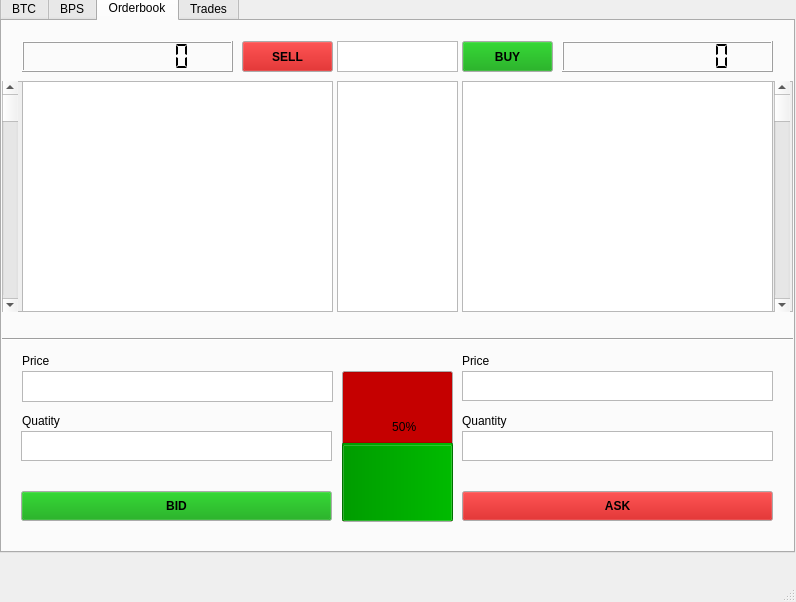
<?xml version="1.0" encoding="UTF-8"?>
<ui version="4.0">
 <class>NODE</class>
 <widget class="QMainWindow" name="NODE">
  <property name="geometry">
   <rect>
    <x>0</x>
    <y>0</y>
    <width>796</width>
    <height>602</height>
   </rect>
  </property>
  <property name="windowTitle">
   <string>NODE</string>
  </property>
  <property name="autoFillBackground">
   <bool>false</bool>
  </property>
  <widget class="QWidget" name="centralwidget">
   <widget class="QTabWidget" name="TabWidget">
    <property name="enabled">
     <bool>true</bool>
    </property>
    <property name="geometry">
     <rect>
      <x>0</x>
      <y>-5</y>
      <width>795</width>
      <height>558</height>
     </rect>
    </property>
    <property name="currentIndex">
     <number>2</number>
    </property>
    <widget class="QWidget" name="tab">
     <attribute name="title">
      <string>BTC</string>
     </attribute>
     <widget class="QTextEdit" name="textEdit_11">
      <property name="geometry">
       <rect>
        <x>150</x>
        <y>60</y>
        <width>601</width>
        <height>31</height>
       </rect>
      </property>
     </widget>
     <widget class="QLabel" name="label_12">
      <property name="geometry">
       <rect>
        <x>40</x>
        <y>310</y>
        <width>151</width>
        <height>20</height>
       </rect>
      </property>
      <property name="text">
       <string>Available balance</string>
      </property>
     </widget>
     <widget class="QLabel" name="label_13">
      <property name="geometry">
       <rect>
        <x>40</x>
        <y>220</y>
        <width>151</width>
        <height>20</height>
       </rect>
      </property>
      <property name="text">
       <string>Orders balance</string>
      </property>
     </widget>
     <widget class="QLabel" name="label_14">
      <property name="geometry">
       <rect>
        <x>40</x>
        <y>130</y>
        <width>151</width>
        <height>20</height>
       </rect>
      </property>
      <property name="text">
       <string>Total balance</string>
      </property>
     </widget>
     <widget class="QListWidget" name="listWidget_4">
      <property name="geometry">
       <rect>
        <x>420</x>
        <y>150</y>
        <width>331</width>
        <height>301</height>
       </rect>
      </property>
     </widget>
     <widget class="QLabel" name="label_15">
      <property name="geometry">
       <rect>
        <x>420</x>
        <y>130</y>
        <width>151</width>
        <height>20</height>
       </rect>
      </property>
      <property name="text">
       <string>Placed orders</string>
      </property>
     </widget>
     <widget class="QLCDNumber" name="lcdNumber_7">
      <property name="geometry">
       <rect>
        <x>40</x>
        <y>150</y>
        <width>261</width>
        <height>31</height>
       </rect>
      </property>
      <property name="acceptDrops">
       <bool>false</bool>
      </property>
      <property name="layoutDirection">
       <enum>Qt::LeftToRight</enum>
      </property>
      <property name="lineWidth">
       <number>1</number>
      </property>
      <property name="midLineWidth">
       <number>0</number>
      </property>
      <property name="smallDecimalPoint">
       <bool>true</bool>
      </property>
      <property name="digitCount">
       <number>8</number>
      </property>
      <property name="mode">
       <enum>QLCDNumber::Dec</enum>
      </property>
      <property name="segmentStyle">
       <enum>QLCDNumber::Flat</enum>
      </property>
      <property name="value" stdset="0">
       <double>0.000000000000000</double>
      </property>
     </widget>
     <widget class="QLCDNumber" name="lcdNumber_8">
      <property name="geometry">
       <rect>
        <x>40</x>
        <y>240</y>
        <width>261</width>
        <height>31</height>
       </rect>
      </property>
      <property name="acceptDrops">
       <bool>false</bool>
      </property>
      <property name="layoutDirection">
       <enum>Qt::LeftToRight</enum>
      </property>
      <property name="lineWidth">
       <number>1</number>
      </property>
      <property name="midLineWidth">
       <number>0</number>
      </property>
      <property name="smallDecimalPoint">
       <bool>true</bool>
      </property>
      <property name="digitCount">
       <number>8</number>
      </property>
      <property name="mode">
       <enum>QLCDNumber::Dec</enum>
      </property>
      <property name="segmentStyle">
       <enum>QLCDNumber::Flat</enum>
      </property>
      <property name="value" stdset="0">
       <double>0.000000000000000</double>
      </property>
     </widget>
     <widget class="QLCDNumber" name="lcdNumber_9">
      <property name="geometry">
       <rect>
        <x>40</x>
        <y>330</y>
        <width>261</width>
        <height>31</height>
       </rect>
      </property>
      <property name="acceptDrops">
       <bool>false</bool>
      </property>
      <property name="layoutDirection">
       <enum>Qt::LeftToRight</enum>
      </property>
      <property name="lineWidth">
       <number>1</number>
      </property>
      <property name="midLineWidth">
       <number>0</number>
      </property>
      <property name="smallDecimalPoint">
       <bool>true</bool>
      </property>
      <property name="digitCount">
       <number>8</number>
      </property>
      <property name="mode">
       <enum>QLCDNumber::Dec</enum>
      </property>
      <property name="segmentStyle">
       <enum>QLCDNumber::Flat</enum>
      </property>
      <property name="value" stdset="0">
       <double>0.000000000000000</double>
      </property>
     </widget>
     <widget class="QScrollBar" name="verticalScrollBar">
      <property name="geometry">
       <rect>
        <x>750</x>
        <y>150</y>
        <width>16</width>
        <height>301</height>
       </rect>
      </property>
      <property name="orientation">
       <enum>Qt::Vertical</enum>
      </property>
     </widget>
     <widget class="QPushButton" name="pushButton_6">
      <property name="geometry">
       <rect>
        <x>40</x>
        <y>60</y>
        <width>111</width>
        <height>31</height>
       </rect>
      </property>
      <property name="text">
       <string>Link address</string>
      </property>
     </widget>
     <widget class="QLCDNumber" name="lcdNumber_10">
      <property name="geometry">
       <rect>
        <x>40</x>
        <y>420</y>
        <width>261</width>
        <height>31</height>
       </rect>
      </property>
      <property name="acceptDrops">
       <bool>false</bool>
      </property>
      <property name="layoutDirection">
       <enum>Qt::LeftToRight</enum>
      </property>
      <property name="lineWidth">
       <number>1</number>
      </property>
      <property name="midLineWidth">
       <number>0</number>
      </property>
      <property name="smallDecimalPoint">
       <bool>true</bool>
      </property>
      <property name="digitCount">
       <number>8</number>
      </property>
      <property name="mode">
       <enum>QLCDNumber::Dec</enum>
      </property>
      <property name="segmentStyle">
       <enum>QLCDNumber::Flat</enum>
      </property>
      <property name="value" stdset="0">
       <double>0.000000000000000</double>
      </property>
     </widget>
     <widget class="QLabel" name="label_5">
      <property name="geometry">
       <rect>
        <x>40</x>
        <y>400</y>
        <width>111</width>
        <height>20</height>
       </rect>
      </property>
      <property name="text">
       <string>Reward balance</string>
      </property>
     </widget>
     <widget class="QScrollArea" name="scrollArea_3">
      <property name="geometry">
       <rect>
        <x>420</x>
        <y>150</y>
        <width>347</width>
        <height>301</height>
       </rect>
      </property>
      <property name="widgetResizable">
       <bool>true</bool>
      </property>
      <widget class="QWidget" name="scrollAreaWidgetContents_3">
       <property name="geometry">
        <rect>
         <x>0</x>
         <y>0</y>
         <width>345</width>
         <height>299</height>
        </rect>
       </property>
      </widget>
     </widget>
     <zorder>scrollArea_3</zorder>
     <zorder>textEdit_11</zorder>
     <zorder>label_12</zorder>
     <zorder>label_13</zorder>
     <zorder>label_14</zorder>
     <zorder>listWidget_4</zorder>
     <zorder>label_15</zorder>
     <zorder>lcdNumber_7</zorder>
     <zorder>lcdNumber_8</zorder>
     <zorder>lcdNumber_9</zorder>
     <zorder>verticalScrollBar</zorder>
     <zorder>pushButton_6</zorder>
     <zorder>lcdNumber_10</zorder>
     <zorder>label_5</zorder>
    </widget>
    <widget class="QWidget" name="tab_2">
     <attribute name="title">
      <string>BPS</string>
     </attribute>
     <widget class="QTextEdit" name="textEdit_12">
      <property name="geometry">
       <rect>
        <x>150</x>
        <y>60</y>
        <width>601</width>
        <height>31</height>
       </rect>
      </property>
     </widget>
     <widget class="QLabel" name="label_9">
      <property name="geometry">
       <rect>
        <x>40</x>
        <y>130</y>
        <width>151</width>
        <height>20</height>
       </rect>
      </property>
      <property name="text">
       <string>Total balance</string>
      </property>
     </widget>
     <widget class="QLabel" name="label_10">
      <property name="geometry">
       <rect>
        <x>40</x>
        <y>220</y>
        <width>151</width>
        <height>20</height>
       </rect>
      </property>
      <property name="text">
       <string>Orders balance</string>
      </property>
     </widget>
     <widget class="QListWidget" name="listWidget_3">
      <property name="geometry">
       <rect>
        <x>420</x>
        <y>150</y>
        <width>331</width>
        <height>301</height>
       </rect>
      </property>
     </widget>
     <widget class="QLabel" name="label_11">
      <property name="geometry">
       <rect>
        <x>40</x>
        <y>310</y>
        <width>151</width>
        <height>20</height>
       </rect>
      </property>
      <property name="text">
       <string>Available balance</string>
      </property>
     </widget>
     <widget class="QLabel" name="label_16">
      <property name="geometry">
       <rect>
        <x>420</x>
        <y>130</y>
        <width>151</width>
        <height>20</height>
       </rect>
      </property>
      <property name="text">
       <string>Placed orders</string>
      </property>
     </widget>
     <widget class="QLCDNumber" name="lcdNumber_4">
      <property name="geometry">
       <rect>
        <x>40</x>
        <y>150</y>
        <width>261</width>
        <height>31</height>
       </rect>
      </property>
      <property name="acceptDrops">
       <bool>false</bool>
      </property>
      <property name="layoutDirection">
       <enum>Qt::LeftToRight</enum>
      </property>
      <property name="lineWidth">
       <number>1</number>
      </property>
      <property name="midLineWidth">
       <number>0</number>
      </property>
      <property name="smallDecimalPoint">
       <bool>true</bool>
      </property>
      <property name="digitCount">
       <number>8</number>
      </property>
      <property name="mode">
       <enum>QLCDNumber::Dec</enum>
      </property>
      <property name="segmentStyle">
       <enum>QLCDNumber::Flat</enum>
      </property>
      <property name="value" stdset="0">
       <double>0.000000000000000</double>
      </property>
     </widget>
     <widget class="QLCDNumber" name="lcdNumber_5">
      <property name="geometry">
       <rect>
        <x>40</x>
        <y>240</y>
        <width>261</width>
        <height>31</height>
       </rect>
      </property>
      <property name="acceptDrops">
       <bool>false</bool>
      </property>
      <property name="layoutDirection">
       <enum>Qt::LeftToRight</enum>
      </property>
      <property name="lineWidth">
       <number>1</number>
      </property>
      <property name="midLineWidth">
       <number>0</number>
      </property>
      <property name="smallDecimalPoint">
       <bool>true</bool>
      </property>
      <property name="digitCount">
       <number>8</number>
      </property>
      <property name="mode">
       <enum>QLCDNumber::Dec</enum>
      </property>
      <property name="segmentStyle">
       <enum>QLCDNumber::Flat</enum>
      </property>
      <property name="value" stdset="0">
       <double>0.000000000000000</double>
      </property>
     </widget>
     <widget class="QLCDNumber" name="lcdNumber_6">
      <property name="geometry">
       <rect>
        <x>40</x>
        <y>330</y>
        <width>261</width>
        <height>31</height>
       </rect>
      </property>
      <property name="acceptDrops">
       <bool>false</bool>
      </property>
      <property name="layoutDirection">
       <enum>Qt::LeftToRight</enum>
      </property>
      <property name="lineWidth">
       <number>1</number>
      </property>
      <property name="midLineWidth">
       <number>0</number>
      </property>
      <property name="smallDecimalPoint">
       <bool>true</bool>
      </property>
      <property name="digitCount">
       <number>8</number>
      </property>
      <property name="mode">
       <enum>QLCDNumber::Dec</enum>
      </property>
      <property name="segmentStyle">
       <enum>QLCDNumber::Flat</enum>
      </property>
      <property name="value" stdset="0">
       <double>0.000000000000000</double>
      </property>
     </widget>
     <widget class="QScrollBar" name="verticalScrollBar_4">
      <property name="geometry">
       <rect>
        <x>750</x>
        <y>150</y>
        <width>16</width>
        <height>301</height>
       </rect>
      </property>
      <property name="orientation">
       <enum>Qt::Vertical</enum>
      </property>
     </widget>
     <widget class="QPushButton" name="pushButton_5">
      <property name="geometry">
       <rect>
        <x>40</x>
        <y>60</y>
        <width>111</width>
        <height>31</height>
       </rect>
      </property>
      <property name="text">
       <string>Link address</string>
      </property>
     </widget>
     <widget class="QLabel" name="label_6">
      <property name="geometry">
       <rect>
        <x>40</x>
        <y>400</y>
        <width>111</width>
        <height>20</height>
       </rect>
      </property>
      <property name="text">
       <string>Reward balance</string>
      </property>
     </widget>
     <widget class="QLCDNumber" name="lcdNumber_11">
      <property name="geometry">
       <rect>
        <x>40</x>
        <y>420</y>
        <width>261</width>
        <height>31</height>
       </rect>
      </property>
      <property name="acceptDrops">
       <bool>false</bool>
      </property>
      <property name="layoutDirection">
       <enum>Qt::LeftToRight</enum>
      </property>
      <property name="lineWidth">
       <number>1</number>
      </property>
      <property name="midLineWidth">
       <number>0</number>
      </property>
      <property name="smallDecimalPoint">
       <bool>true</bool>
      </property>
      <property name="digitCount">
       <number>8</number>
      </property>
      <property name="mode">
       <enum>QLCDNumber::Dec</enum>
      </property>
      <property name="segmentStyle">
       <enum>QLCDNumber::Flat</enum>
      </property>
      <property name="value" stdset="0">
       <double>0.000000000000000</double>
      </property>
     </widget>
     <widget class="QScrollArea" name="scrollArea_4">
      <property name="geometry">
       <rect>
        <x>420</x>
        <y>150</y>
        <width>347</width>
        <height>301</height>
       </rect>
      </property>
      <property name="widgetResizable">
       <bool>true</bool>
      </property>
      <widget class="QWidget" name="scrollAreaWidgetContents_4">
       <property name="geometry">
        <rect>
         <x>0</x>
         <y>0</y>
         <width>345</width>
         <height>299</height>
        </rect>
       </property>
      </widget>
     </widget>
     <zorder>scrollArea_4</zorder>
     <zorder>textEdit_12</zorder>
     <zorder>label_9</zorder>
     <zorder>label_10</zorder>
     <zorder>listWidget_3</zorder>
     <zorder>label_11</zorder>
     <zorder>label_16</zorder>
     <zorder>lcdNumber_4</zorder>
     <zorder>lcdNumber_5</zorder>
     <zorder>lcdNumber_6</zorder>
     <zorder>verticalScrollBar_4</zorder>
     <zorder>pushButton_5</zorder>
     <zorder>label_6</zorder>
     <zorder>lcdNumber_11</zorder>
    </widget>
    <widget class="QWidget" name="tab_3">
     <attribute name="title">
      <string>Orderbook</string>
     </attribute>
     <widget class="QPushButton" name="pushButton">
      <property name="geometry">
       <rect>
        <x>19</x>
        <y>470</y>
        <width>311</width>
        <height>30</height>
       </rect>
      </property>
      <property name="palette">
       <palette>
        <active>
         <colorrole role="Button">
          <brush brushstyle="SolidPattern">
           <color alpha="255">
            <red>0</red>
            <green>156</green>
            <blue>0</blue>
           </color>
          </brush>
         </colorrole>
        </active>
        <inactive>
         <colorrole role="Button">
          <brush brushstyle="SolidPattern">
           <color alpha="255">
            <red>0</red>
            <green>156</green>
            <blue>0</blue>
           </color>
          </brush>
         </colorrole>
        </inactive>
        <disabled>
         <colorrole role="Button">
          <brush brushstyle="SolidPattern">
           <color alpha="255">
            <red>0</red>
            <green>156</green>
            <blue>0</blue>
           </color>
          </brush>
         </colorrole>
        </disabled>
       </palette>
      </property>
      <property name="font">
       <font>
        <bold>true</bold>
       </font>
      </property>
      <property name="text">
       <string>BID</string>
      </property>
     </widget>
     <widget class="QPushButton" name="pushButton_2">
      <property name="geometry">
       <rect>
        <x>460</x>
        <y>470</y>
        <width>311</width>
        <height>30</height>
       </rect>
      </property>
      <property name="palette">
       <palette>
        <active>
         <colorrole role="Button">
          <brush brushstyle="SolidPattern">
           <color alpha="255">
            <red>197</red>
            <green>0</green>
            <blue>0</blue>
           </color>
          </brush>
         </colorrole>
        </active>
        <inactive>
         <colorrole role="Button">
          <brush brushstyle="SolidPattern">
           <color alpha="255">
            <red>197</red>
            <green>0</green>
            <blue>0</blue>
           </color>
          </brush>
         </colorrole>
        </inactive>
        <disabled>
         <colorrole role="Button">
          <brush brushstyle="SolidPattern">
           <color alpha="255">
            <red>197</red>
            <green>0</green>
            <blue>0</blue>
           </color>
          </brush>
         </colorrole>
        </disabled>
       </palette>
      </property>
      <property name="font">
       <font>
        <bold>true</bold>
       </font>
      </property>
      <property name="text">
       <string>ASK</string>
      </property>
     </widget>
     <widget class="QTextEdit" name="textEdit">
      <property name="geometry">
       <rect>
        <x>19</x>
        <y>410</y>
        <width>311</width>
        <height>30</height>
       </rect>
      </property>
      <property name="layoutDirection">
       <enum>Qt::RightToLeft</enum>
      </property>
     </widget>
     <widget class="QTextEdit" name="textEdit_2">
      <property name="geometry">
       <rect>
        <x>20</x>
        <y>350</y>
        <width>311</width>
        <height>31</height>
       </rect>
      </property>
      <property name="layoutDirection">
       <enum>Qt::LeftToRight</enum>
      </property>
      <property name="tabChangesFocus">
       <bool>false</bool>
      </property>
     </widget>
     <widget class="QTextEdit" name="textEdit_3">
      <property name="geometry">
       <rect>
        <x>460</x>
        <y>410</y>
        <width>311</width>
        <height>30</height>
       </rect>
      </property>
     </widget>
     <widget class="QTextEdit" name="textEdit_4">
      <property name="geometry">
       <rect>
        <x>460</x>
        <y>350</y>
        <width>311</width>
        <height>30</height>
       </rect>
      </property>
     </widget>
     <widget class="QLabel" name="label">
      <property name="geometry">
       <rect>
        <x>20</x>
        <y>330</y>
        <width>63</width>
        <height>20</height>
       </rect>
      </property>
      <property name="text">
       <string>Price </string>
      </property>
     </widget>
     <widget class="QLabel" name="label_2">
      <property name="geometry">
       <rect>
        <x>460</x>
        <y>330</y>
        <width>63</width>
        <height>20</height>
       </rect>
      </property>
      <property name="text">
       <string>Price </string>
      </property>
     </widget>
     <widget class="QLabel" name="label_3">
      <property name="geometry">
       <rect>
        <x>20</x>
        <y>390</y>
        <width>63</width>
        <height>20</height>
       </rect>
      </property>
      <property name="text">
       <string>Quatity</string>
      </property>
     </widget>
     <widget class="QLabel" name="label_4">
      <property name="geometry">
       <rect>
        <x>460</x>
        <y>390</y>
        <width>63</width>
        <height>20</height>
       </rect>
      </property>
      <property name="text">
       <string>Quantity</string>
      </property>
     </widget>
     <widget class="QListWidget" name="listWidget">
      <property name="geometry">
       <rect>
        <x>20</x>
        <y>60</y>
        <width>311</width>
        <height>231</height>
       </rect>
      </property>
      <property name="layoutMode">
       <enum>QListView::Batched</enum>
      </property>
      <property name="modelColumn">
       <number>0</number>
      </property>
     </widget>
     <widget class="QListWidget" name="listWidget_2">
      <property name="geometry">
       <rect>
        <x>460</x>
        <y>60</y>
        <width>311</width>
        <height>231</height>
       </rect>
      </property>
      <property name="tabKeyNavigation">
       <bool>false</bool>
      </property>
      <property name="alternatingRowColors">
       <bool>false</bool>
      </property>
      <property name="selectionMode">
       <enum>QAbstractItemView::SingleSelection</enum>
      </property>
      <property name="movement">
       <enum>QListView::Static</enum>
      </property>
      <property name="isWrapping" stdset="0">
       <bool>false</bool>
      </property>
      <property name="resizeMode">
       <enum>QListView::Fixed</enum>
      </property>
      <property name="layoutMode">
       <enum>QListView::Batched</enum>
      </property>
      <property name="spacing">
       <number>0</number>
      </property>
      <property name="gridSize">
       <size>
        <width>0</width>
        <height>0</height>
       </size>
      </property>
      <property name="viewMode">
       <enum>QListView::ListMode</enum>
      </property>
      <property name="modelColumn">
       <number>0</number>
      </property>
      <property name="uniformItemSizes">
       <bool>false</bool>
      </property>
      <property name="currentRow">
       <number>-1</number>
      </property>
      <property name="sortingEnabled">
       <bool>false</bool>
      </property>
     </widget>
     <widget class="QLCDNumber" name="lcdNumber_2">
      <property name="geometry">
       <rect>
        <x>20</x>
        <y>20</y>
        <width>211</width>
        <height>31</height>
       </rect>
      </property>
      <property name="acceptDrops">
       <bool>false</bool>
      </property>
      <property name="layoutDirection">
       <enum>Qt::RightToLeft</enum>
      </property>
      <property name="lineWidth">
       <number>1</number>
      </property>
      <property name="midLineWidth">
       <number>0</number>
      </property>
      <property name="smallDecimalPoint">
       <bool>true</bool>
      </property>
      <property name="digitCount">
       <number>8</number>
      </property>
      <property name="mode">
       <enum>QLCDNumber::Dec</enum>
      </property>
      <property name="segmentStyle">
       <enum>QLCDNumber::Flat</enum>
      </property>
      <property name="value" stdset="0">
       <double>0.000000000000000</double>
      </property>
     </widget>
     <widget class="QLCDNumber" name="lcdNumber_3">
      <property name="geometry">
       <rect>
        <x>560</x>
        <y>20</y>
        <width>211</width>
        <height>31</height>
       </rect>
      </property>
      <property name="layoutDirection">
       <enum>Qt::LeftToRight</enum>
      </property>
      <property name="lineWidth">
       <number>1</number>
      </property>
      <property name="midLineWidth">
       <number>0</number>
      </property>
      <property name="smallDecimalPoint">
       <bool>true</bool>
      </property>
      <property name="digitCount">
       <number>8</number>
      </property>
      <property name="mode">
       <enum>QLCDNumber::Dec</enum>
      </property>
      <property name="segmentStyle">
       <enum>QLCDNumber::Flat</enum>
      </property>
      <property name="value" stdset="0">
       <double>0.000000000000000</double>
      </property>
     </widget>
     <widget class="QTextBrowser" name="textBrowser">
      <property name="geometry">
       <rect>
        <x>335</x>
        <y>60</y>
        <width>121</width>
        <height>231</height>
       </rect>
      </property>
     </widget>
     <widget class="QScrollBar" name="verticalScrollBar_2">
      <property name="geometry">
       <rect>
        <x>0</x>
        <y>60</y>
        <width>16</width>
        <height>231</height>
       </rect>
      </property>
      <property name="orientation">
       <enum>Qt::Vertical</enum>
      </property>
     </widget>
     <widget class="QScrollBar" name="verticalScrollBar_3">
      <property name="geometry">
       <rect>
        <x>772</x>
        <y>60</y>
        <width>16</width>
        <height>231</height>
       </rect>
      </property>
      <property name="orientation">
       <enum>Qt::Vertical</enum>
      </property>
     </widget>
     <widget class="QPushButton" name="pushButton_3">
      <property name="geometry">
       <rect>
        <x>240</x>
        <y>20</y>
        <width>91</width>
        <height>31</height>
       </rect>
      </property>
      <property name="palette">
       <palette>
        <active>
         <colorrole role="Button">
          <brush brushstyle="SolidPattern">
           <color alpha="255">
            <red>197</red>
            <green>0</green>
            <blue>0</blue>
           </color>
          </brush>
         </colorrole>
        </active>
        <inactive>
         <colorrole role="Button">
          <brush brushstyle="SolidPattern">
           <color alpha="255">
            <red>197</red>
            <green>0</green>
            <blue>0</blue>
           </color>
          </brush>
         </colorrole>
        </inactive>
        <disabled>
         <colorrole role="Button">
          <brush brushstyle="SolidPattern">
           <color alpha="255">
            <red>197</red>
            <green>0</green>
            <blue>0</blue>
           </color>
          </brush>
         </colorrole>
        </disabled>
       </palette>
      </property>
      <property name="font">
       <font>
        <bold>true</bold>
       </font>
      </property>
      <property name="text">
       <string>SELL</string>
      </property>
     </widget>
     <widget class="QPushButton" name="pushButton_4">
      <property name="geometry">
       <rect>
        <x>460</x>
        <y>20</y>
        <width>91</width>
        <height>31</height>
       </rect>
      </property>
      <property name="palette">
       <palette>
        <active>
         <colorrole role="Button">
          <brush brushstyle="SolidPattern">
           <color alpha="255">
            <red>0</red>
            <green>156</green>
            <blue>0</blue>
           </color>
          </brush>
         </colorrole>
        </active>
        <inactive>
         <colorrole role="Button">
          <brush brushstyle="SolidPattern">
           <color alpha="255">
            <red>0</red>
            <green>156</green>
            <blue>0</blue>
           </color>
          </brush>
         </colorrole>
        </inactive>
        <disabled>
         <colorrole role="Button">
          <brush brushstyle="SolidPattern">
           <color alpha="255">
            <red>0</red>
            <green>156</green>
            <blue>0</blue>
           </color>
          </brush>
         </colorrole>
        </disabled>
       </palette>
      </property>
      <property name="font">
       <font>
        <bold>true</bold>
       </font>
      </property>
      <property name="text">
       <string>BUY</string>
      </property>
     </widget>
     <widget class="QTextEdit" name="textEdit_5">
      <property name="geometry">
       <rect>
        <x>335</x>
        <y>20</y>
        <width>121</width>
        <height>31</height>
       </rect>
      </property>
     </widget>
     <widget class="QProgressBar" name="progressBar">
      <property name="geometry">
       <rect>
        <x>340</x>
        <y>350</y>
        <width>111</width>
        <height>151</height>
       </rect>
      </property>
      <property name="palette">
       <palette>
        <active>
         <colorrole role="Mid">
          <brush brushstyle="SolidPattern">
           <color alpha="255">
            <red>160</red>
            <green>160</green>
            <blue>160</blue>
           </color>
          </brush>
         </colorrole>
         <colorrole role="Base">
          <brush brushstyle="SolidPattern">
           <color alpha="255">
            <red>197</red>
            <green>0</green>
            <blue>0</blue>
           </color>
          </brush>
         </colorrole>
         <colorrole role="Shadow">
          <brush brushstyle="SolidPattern">
           <color alpha="255">
            <red>105</red>
            <green>105</green>
            <blue>105</blue>
           </color>
          </brush>
         </colorrole>
         <colorrole role="Highlight">
          <brush brushstyle="SolidPattern">
           <color alpha="255">
            <red>0</red>
            <green>156</green>
            <blue>0</blue>
           </color>
          </brush>
         </colorrole>
         <colorrole role="HighlightedText">
          <brush brushstyle="SolidPattern">
           <color alpha="255">
            <red>255</red>
            <green>255</green>
            <blue>255</blue>
           </color>
          </brush>
         </colorrole>
        </active>
        <inactive>
         <colorrole role="Mid">
          <brush brushstyle="SolidPattern">
           <color alpha="255">
            <red>160</red>
            <green>160</green>
            <blue>160</blue>
           </color>
          </brush>
         </colorrole>
         <colorrole role="Base">
          <brush brushstyle="SolidPattern">
           <color alpha="255">
            <red>197</red>
            <green>0</green>
            <blue>0</blue>
           </color>
          </brush>
         </colorrole>
         <colorrole role="Shadow">
          <brush brushstyle="SolidPattern">
           <color alpha="255">
            <red>105</red>
            <green>105</green>
            <blue>105</blue>
           </color>
          </brush>
         </colorrole>
         <colorrole role="Highlight">
          <brush brushstyle="SolidPattern">
           <color alpha="255">
            <red>0</red>
            <green>156</green>
            <blue>0</blue>
           </color>
          </brush>
         </colorrole>
         <colorrole role="HighlightedText">
          <brush brushstyle="SolidPattern">
           <color alpha="255">
            <red>255</red>
            <green>255</green>
            <blue>255</blue>
           </color>
          </brush>
         </colorrole>
        </inactive>
        <disabled>
         <colorrole role="Mid">
          <brush brushstyle="SolidPattern">
           <color alpha="255">
            <red>160</red>
            <green>160</green>
            <blue>160</blue>
           </color>
          </brush>
         </colorrole>
         <colorrole role="Shadow">
          <brush brushstyle="SolidPattern">
           <color alpha="255">
            <red>105</red>
            <green>105</green>
            <blue>105</blue>
           </color>
          </brush>
         </colorrole>
         <colorrole role="HighlightedText">
          <brush brushstyle="SolidPattern">
           <color alpha="255">
            <red>255</red>
            <green>255</green>
            <blue>255</blue>
           </color>
          </brush>
         </colorrole>
        </disabled>
       </palette>
      </property>
      <property name="mouseTracking">
       <bool>false</bool>
      </property>
      <property name="tabletTracking">
       <bool>false</bool>
      </property>
      <property name="acceptDrops">
       <bool>false</bool>
      </property>
      <property name="layoutDirection">
       <enum>Qt::LeftToRight</enum>
      </property>
      <property name="value">
       <number>50</number>
      </property>
      <property name="alignment">
       <set>Qt::AlignCenter</set>
      </property>
      <property name="orientation">
       <enum>Qt::Vertical</enum>
      </property>
      <property name="invertedAppearance">
       <bool>false</bool>
      </property>
      <property name="textDirection">
       <enum>QProgressBar::TopToBottom</enum>
      </property>
      <property name="format">
       <string>%p%        </string>
      </property>
     </widget>
     <widget class="QScrollArea" name="scrollArea">
      <property name="geometry">
       <rect>
        <x>0</x>
        <y>60</y>
        <width>331</width>
        <height>231</height>
       </rect>
      </property>
      <property name="widgetResizable">
       <bool>true</bool>
      </property>
      <widget class="QWidget" name="scrollAreaWidgetContents">
       <property name="geometry">
        <rect>
         <x>0</x>
         <y>0</y>
         <width>329</width>
         <height>229</height>
        </rect>
       </property>
      </widget>
     </widget>
     <widget class="QScrollArea" name="scrollArea_2">
      <property name="geometry">
       <rect>
        <x>460</x>
        <y>60</y>
        <width>331</width>
        <height>231</height>
       </rect>
      </property>
      <property name="widgetResizable">
       <bool>true</bool>
      </property>
      <widget class="QWidget" name="scrollAreaWidgetContents_2">
       <property name="geometry">
        <rect>
         <x>0</x>
         <y>0</y>
         <width>329</width>
         <height>229</height>
        </rect>
       </property>
      </widget>
     </widget>
     <widget class="Line" name="line">
      <property name="geometry">
       <rect>
        <x>-3</x>
        <y>308</y>
        <width>798</width>
        <height>20</height>
       </rect>
      </property>
      <property name="orientation">
       <enum>Qt::Horizontal</enum>
      </property>
     </widget>
     <zorder>scrollArea_2</zorder>
     <zorder>scrollArea</zorder>
     <zorder>pushButton</zorder>
     <zorder>pushButton_2</zorder>
     <zorder>textEdit</zorder>
     <zorder>textEdit_2</zorder>
     <zorder>textEdit_3</zorder>
     <zorder>textEdit_4</zorder>
     <zorder>label</zorder>
     <zorder>label_2</zorder>
     <zorder>label_3</zorder>
     <zorder>label_4</zorder>
     <zorder>listWidget</zorder>
     <zorder>listWidget_2</zorder>
     <zorder>lcdNumber_2</zorder>
     <zorder>lcdNumber_3</zorder>
     <zorder>textBrowser</zorder>
     <zorder>verticalScrollBar_2</zorder>
     <zorder>verticalScrollBar_3</zorder>
     <zorder>pushButton_3</zorder>
     <zorder>pushButton_4</zorder>
     <zorder>textEdit_5</zorder>
     <zorder>progressBar</zorder>
     <zorder>line</zorder>
    </widget>
    <widget class="QWidget" name="tab_4">
     <attribute name="title">
      <string>Trades</string>
     </attribute>
     <widget class="QTextBrowser" name="textBrowser_7">
      <property name="geometry">
       <rect>
        <x>-5</x>
        <y>-9</y>
        <width>801</width>
        <height>531</height>
       </rect>
      </property>
     </widget>
     <widget class="QScrollBar" name="verticalScrollBar_5">
      <property name="geometry">
       <rect>
        <x>775</x>
        <y>0</y>
        <width>16</width>
        <height>521</height>
       </rect>
      </property>
      <property name="orientation">
       <enum>Qt::Vertical</enum>
      </property>
     </widget>
     <widget class="QScrollArea" name="scrollArea_5">
      <property name="geometry">
       <rect>
        <x>-1</x>
        <y>-6</y>
        <width>801</width>
        <height>531</height>
       </rect>
      </property>
      <property name="widgetResizable">
       <bool>true</bool>
      </property>
      <widget class="QWidget" name="scrollAreaWidgetContents_5">
       <property name="geometry">
        <rect>
         <x>0</x>
         <y>0</y>
         <width>799</width>
         <height>529</height>
        </rect>
       </property>
      </widget>
     </widget>
     <zorder>scrollArea_5</zorder>
     <zorder>textBrowser_7</zorder>
     <zorder>verticalScrollBar_5</zorder>
    </widget>
   </widget>
  </widget>
  <widget class="QMenuBar" name="menubar">
   <property name="geometry">
    <rect>
     <x>0</x>
     <y>0</y>
     <width>796</width>
     <height>25</height>
    </rect>
   </property>
  </widget>
  <widget class="QStatusBar" name="statusbar"/>
 </widget>
 <resources/>
 <connections/>
</ui>
